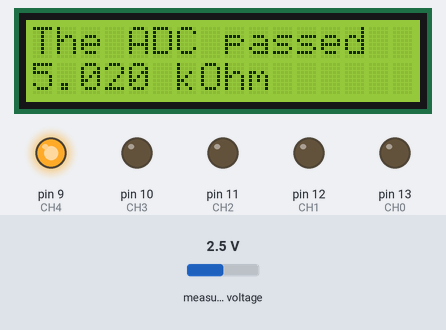
A sketch run on a simulated Arduino Uno, built with avr-gcc and run on an emulated ATmega328P. On the bench: 16×2 character LCD, output pins drawn as LEDs (lit = HIGH). The inputs (shaded band) are chosen by the test bench; at power-on: measured voltage 2.5 V. Pins used as bus, display or sensor lines are not drawn; what the sketch prints to the serial monitor is not drawn.

Above: at 11.3 s.
11.4 s: measured voltage set to 1.9 V
At 12.6 s:
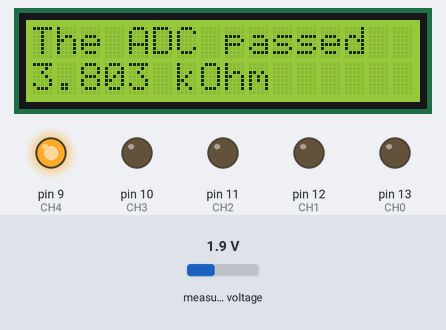
12.9 s: measured voltage set to 1.6 V
At 13.8 s:
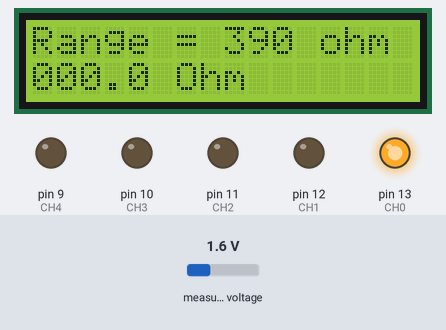
14.8 s: measured voltage set to 2.5 V
At 16.1 s:
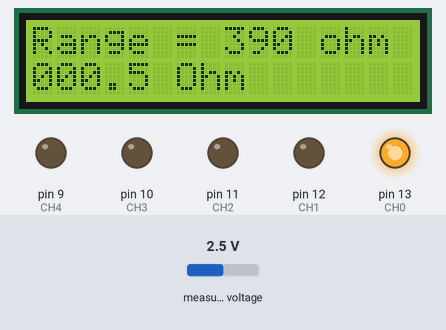
Timing chart, 0 to 17.8 s (numbered marks = the images above; inputs shaded):
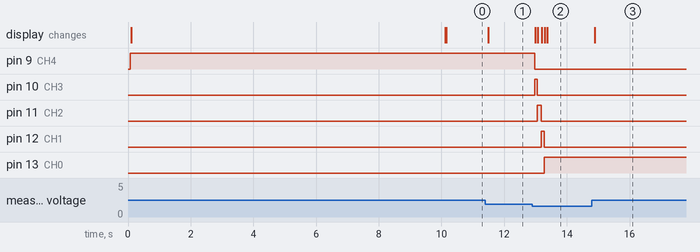

The sketch:

EE425_AutoRangingOhmMeterCode.ino
```cpp
#include <Wire.h>
#include <hd44780.h>
#include <hd44780ioClass/hd44780_I2Cexp.h>
#include <Adafruit_ADS1X15.h>
//Defining the digital pins that will control the relays.
#define CH0 13
#define CH1 12
#define CH2 11
#define CH3 10
#define CH4 9
//Defining the digital pins that will control PGA.
#define D1 1
#define D0 0
//Defining an instance of the LCD
hd44780_I2Cexp lcd;
//Channel number for channel selecting of the relays.
byte ch_number;
//Amp number for amp selecting the amplification factor of the PGA.
byte amp_number;
//Creating an instance of the ADC so that it can read in data.
Adafruit_ADS1015 ads1115;
//Resistor value and array of all my resistor values.
uint32_t res;
const uint32_t res_table[5] = {390, 3900, 39000, 390000, 3900000};
//Character array to store formatted data to print onto the LCD.
char _buffer[11];

//This method selects the channel to turn on a specific relay based on "ch_number" that is passed in.
void ch_select(byte n) {
  //This switches the digital pin outputs based on "ch_number" that is passed in.
  switch(n) {
    //This is the first case which utilizes the relay connected to the 400 ohm Resistor.
    case 0:
      digitalWrite(CH0, HIGH);
      digitalWrite(CH1, LOW);
      digitalWrite(CH2, LOW);
      digitalWrite(CH3, LOW);
      digitalWrite(CH4, LOW);
      res = res_table[n];
      //lcd.clear();
      lcd.setCursor(0, 0);
      lcd.print("Range = 390 ohm ");
      delay(10);
      break;
    //This is the second case which utilizes the relay connected to the 4,000 ohm Resistor.
    case 1:
      digitalWrite(CH0, LOW);
      digitalWrite(CH1, HIGH);
      digitalWrite(CH2, LOW);
      digitalWrite(CH3, LOW);
      digitalWrite(CH4, LOW);
      res = res_table[n];
      //lcd.clear();
      lcd.setCursor(0, 0);
      lcd.print("Range = 3.9 Kohm");
      delay(10);
      break;
    //This is the third case which utilizes the relay connected to the 40,000 ohm Resistor.
    case 2:
      digitalWrite(CH0, LOW);
      digitalWrite(CH1, LOW);
      digitalWrite(CH2, HIGH);
      digitalWrite(CH3, LOW);
      digitalWrite(CH4, LOW);
      res = res_table[n];
      //lcd.clear();
      lcd.setCursor(0, 0);
      lcd.print("Range = 39 Kohm ");
      delay(50);
      break;
    //This is the fourth case which utilizes the relay connected to the 400,000 ohm Resistor.
    case 3:
      digitalWrite(CH0, LOW);
      digitalWrite(CH1, LOW);
      digitalWrite(CH2, LOW);
      digitalWrite(CH3, HIGH);
      digitalWrite(CH4, LOW);
      res = res_table[n];
      //lcd.clear();
      lcd.setCursor(0, 0);
      lcd.print("Range = 390 Kohm");
      delay(10);
      break;
    //This is the fifth and final case which utilizes the relay connected to the 4,000,000 ohm Resistor.
    case 4:
      digitalWrite(CH0, LOW);
      digitalWrite(CH1, LOW);
      digitalWrite(CH2, LOW);
      digitalWrite(CH3, LOW);
      digitalWrite(CH4, HIGH);
      res = res_table[n];
      //lcd.clear();
      lcd.setCursor(0, 0);
      lcd.print("Range = 3.9 Mohm");
      delay(10);
      break;
  }
}
//This method selects the amplification factor based on the "amp_number" that is passed in.
void amp_select(byte n) {
  switch(n) {
    //This is the first case which boosts the voltage signal into the ADC by 1.
    case 0:
      digitalWrite(D0, LOW);
      digitalWrite(D1, LOW);
      break;
    //This is the second case which boosts the voltage signal into the ADC by 10.
    case 1:
      digitalWrite(D0, HIGH);
      digitalWrite(D1, LOW);
      break;
    //This is the third and final case which boosts the voltage signal into the ADC by 100.
    case 2:
      digitalWrite(D0, LOW);
      digitalWrite(D1, HIGH);
      break;
  }
}

//This is the setup method of the arduino, This code will run once and it is intializing the start of the variables and everything.
void setup() {
  Serial.begin(9600);
  lcd.begin(16,2);
  lcd.setCursor(0,0);
  pinMode(CH0, OUTPUT);
  pinMode(CH1, OUTPUT);
  pinMode(CH2, OUTPUT);
  pinMode(CH3, OUTPUT);
  pinMode(CH4, OUTPUT);
  pinMode(D0, OUTPUT);
  pinMode(D1, OUTPUT);
  //Starting off with the lowest resistor case (4000000 ohm) and digitally writting it to turn on and start with that.
  ch_number = 4;
  ch_select(ch_number);
  //Starting off with the lowest amplification factor (1) and digitally writting it to start with that.
  amp_number = 0;
  amp_select(amp_number);
  //Intiallizing the ADC to start being able to read values.
  //ads1115.begin(0x48);
  lcd.clear();
  lcd.setCursor(0, 0);
  lcd.print("Powered on");
  lcd.setCursor(7,1);
  lcd.print("OL");
  delay(10000);

  if (!ads1115.begin()) {
    lcd.clear();
    lcd.setCursor(0, 0);
    lcd.print("Failed to COM ADS.");
    while (1);
  }
    lcd.clear();
    lcd.setCursor(0, 0);
    lcd.print("The ADC passed");
}

//This is the loop method of the arduino, This code will constantly run while the arduino is powered on and this is the main code of operation.
void loop() {
  //Once again we reset the amplification factor every time it enters the loop.
  amp_number = 0;
  amp_select(amp_number);
  delay(10);
  //Takes an ADC measurement.
  uint16_t adcVoltage = ads1115.readADC_SingleEnded(0);
  Serial.print(adcVoltage);
  //uint16_t adcVoltage = 15000;
  if((adcVoltage >= 39700) && (ch_number == 4)){
    lcd.clear();
    lcd.setCursor(0, 0);
    lcd.print("Range = 3.9 Mohm");
    lcd.setCursor(7,1);
    lcd.print("OL");
    delay(1000);
    return;
  }
  //If the measurement is above 2V and is not at the 4,000,000 ohm resistor relay then it will move up to a higher resistor/relay and run the loop again from the start.
  if((adcVoltage >= 39700) && (ch_number < 4)){
    ch_number++;
    ch_select(ch_number);
    delay(50);
    return;
  }
  //if the measurement is below or equal to 0.0045V and above the 400 ohm resistor then it will move down to a lower resistor/relay and run the loop again from the start.
  if((adcVoltage <= 590) && (ch_number > 0)){
    ch_number--;
    ch_select(ch_number);
    delay(50);
    return;
  }
  //This is the case where it is still below or equal to 0.0045V but it is on the 400 ohm resistor
  if(adcVoltage <= 590){
    //This amplifies the voltage by 100
    amp_number = 2;
    amp_select(amp_number);
    //Then it reads the ADC voltage again
    delay(10);
    adcVoltage = ads1115.readADC_SingleEnded(0);
    //Then value is the resistance calculation it is divided by the amplification factor at the end.
    float value = (((float)adcVoltage*res/(65536 - adcVoltage))/100);
    //Then the following if statements decide the formatting of the writting to the display whether its ohms, kohms, Mohms.
    if(value < 1000.0)
      sprintf(_buffer, "%03u.%1u Ohm ", (uint16_t)value, (uint16_t)(value*10)%10);
    else if(value < 10000.0)
      sprintf(_buffer, "%1u.%03u kOhm", (uint16_t)(value/1000), (uint16_t)value%1000);
    else if(value < 100000.0)
      sprintf(_buffer, "%02u.%02u kOhm", (uint16_t)(value/1000), (uint16_t)(value/10)%100);
    else if(value < 1000000.0)
      sprintf(_buffer, "%03u.%1u kOhm", (uint16_t)(value/1000), (uint16_t)(value/100)%10);
    else
      sprintf(_buffer, "%1u.%03u MOhm", (uint16_t)(value/1000000), (uint16_t)(value/1000)%1000);
    //Moves the cursor to the second line and prints the resistance value and returns to run the loop again.
    lcd.setCursor(0, 1);
    lcd.print(_buffer);
    //Serial.println(_buffer);
    //Serial.println();
    delay(50);
    return;
  }
  //This is the case where it is still between 0.0045V and 0.045V and on any channel applicable.
  if(adcVoltage >= 590 && adcVoltage <= 5800){
    //This amplifies the voltage by 10
    amp_number = 1;
    amp_select(amp_number);
    //Then it reads the ADC voltage again
    delay(10);
    adcVoltage = ads1115.readADC_SingleEnded(0);
    //Then value is the resistance calculation it is divided by the amplification factor at the end.
    float value = (((float)adcVoltage*res/(65536 - adcVoltage))/10);
    //Then the following if statements decide the formatting of the writting to the display whether its ohms, kohms, Mohms.
    if(value < 1000.0)
      sprintf(_buffer, "%03u.%1u Ohm ", (uint16_t)value, (uint16_t)(value*10)%10);
    else if(value < 10000.0)
      sprintf(_buffer, "%1u.%03u kOhm", (uint16_t)(value/1000), (uint16_t)value%1000);
    else if(value < 100000.0)
      sprintf(_buffer, "%02u.%02u kOhm", (uint16_t)(value/1000), (uint16_t)(value/10)%100);
    else if(value < 1000000.0)
      sprintf(_buffer, "%03u.%1u kOhm", (uint16_t)(value/1000), (uint16_t)(value/100)%10);
    else
      sprintf(_buffer, "%1u.%03u MOhm", (uint16_t)(value/1000000), (uint16_t)(value/1000)%1000);
    //Moves the cursor to the second line and prints the resistance value and returns to run the loop again.
    lcd.setCursor(0, 1);
    lcd.print(_buffer);
    Serial.println(_buffer);
    Serial.println();
    delay(50);
    return;
  }
  //This is the case where it is still between 0.045V and 2V and on any channel applicable.
  if(adcVoltage >= 5900 && adcVoltage <= 39700){
    //Value is the resistance calculation.
    float value = (float)adcVoltage*res/(65536 - adcVoltage);
    //Then the following if statements decide the formatting of the writting to the display whether its ohms, kohms, Mohms.
    if(value < 1000.0)
      sprintf(_buffer, "%03u.%1u Ohm ", (uint16_t)value, (uint16_t)(value*10)%10);
    else if(value < 10000.0)
      sprintf(_buffer, "%1u.%03u kOhm", (uint16_t)(value/1000), (uint16_t)value%1000);
    else if(value < 100000.0)
      sprintf(_buffer, "%02u.%02u kOhm", (uint16_t)(value/1000), (uint16_t)(value/10)%100);
    else if(value < 1000000.0)
      sprintf(_buffer, "%03u.%1u kOhm", (uint16_t)(value/1000), (uint16_t)(value/100)%10);
    else
      sprintf(_buffer, "%1u.%03u MOhm", (uint16_t)(value/1000000), (uint16_t)(value/1000)%1000);
    //Moves the cursor to the second line and prints the resistance value and returns to run the loop again.
    lcd.setCursor(0, 1);
    lcd.print(_buffer);
    //Serial.println(_buffer);
    //Serial.println();
    delay(50);
    return;
  }
}
```

Measured:
- the behaviour switches between 1.8 and 1.7 V on measured voltage (found by bisection; images 1 and 2)
- after the input at 11.4 s, the display: changes after 0.09 s (image 1)
- after the input at 12.9 s, pin 9 (CH4): HIGH → LOW after 0.07 s; pin 10 (CH3): LOW → HIGH after 0.07 s, → LOW 0.09 s later; pin 11 (CH2): LOW → HIGH after 0.16 s, → LOW 0.13 s later; pin 12 (CH1): LOW → HIGH after 0.29 s, → LOW 0.09 s later; pin 13 (CH0): LOW → HIGH after 0.37 s; the display: first changes after 0.09 s (image 2 shows a later state)
- after the input at 14.8 s, the display: changes after 0.08 s (image 3)
